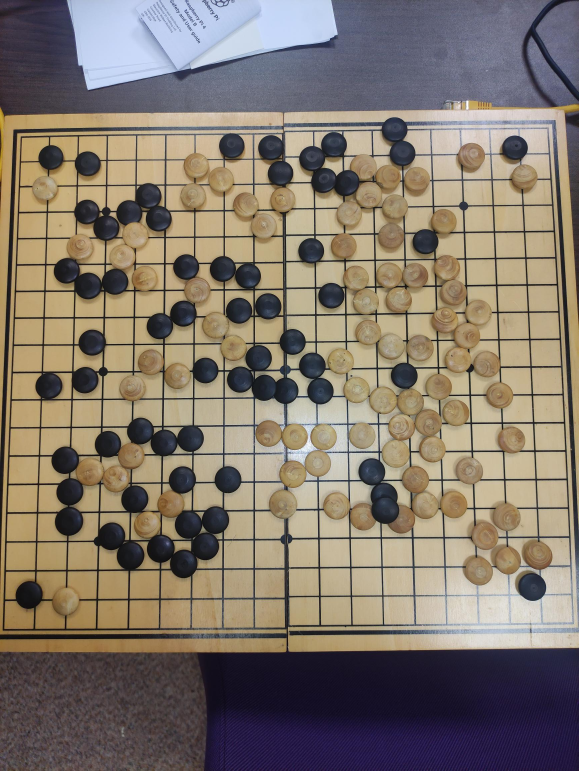
#> input picture reflet.jpg, 1736 x 2312 px (shown at 1/3 size); the run also reads 1 picture not shown here
$ python test_sgf.py
#> lines starting #> are read from the running program, lines starting #| are printed output that depends on the picture; after the words box and inside, x2 and y2 are one past the last pixel; in counts of white or black regions, pixels touching at a corner belong together
### detection_cercle.py
import cv2
import numpy as np

def detect_circles(image_path): #Image avec cercles a détecter
    img = cv2.imread(image_path)
    output = img.copy()
    gray = cv2.cvtColor(img, cv2.COLOR_BGR2GRAY)
    gray = cv2.medianBlur(gray, 5)
    _, binary = cv2.threshold(gray, 127, 255, cv2.THRESH_BINARY)
    circles = cv2.HoughCircles(gray, cv2.HOUGH_GRADIENT, 1, 40, param1=50, param2=30, minRadius=5, maxRadius=60)

    circle_count = 0
    circle_centers = []
    circle_colors = []
    if circles is None :
       return print("il n'y a pas de cercle détecté")
    if circles is not None:
        detected_circles = np.uint16(np.around(circles))

        for (x, y, r) in detected_circles[0, :]:
            r-=10
            roi = binary[y-r:y+r, x-r:x+r]
            mean_val = np.mean(roi)
            print (x,y,r,"roi :",mean_val)
            cv2.circle(output, (x, y), r, (0, 255, 0) if mean_val >= 50 else (255, 0, 0), 3)
            circle_centers.append((x, y, r))
            circle_colors.append("blanc" if mean_val >= 50 else "noir")
            circle_count += 1
            cv2.circle(output, (x, y), 3, (255, 0, 0), -1)

        print("Coordonnées des centres des cercles détectés:", circle_centers)
        print("Nombre total de cercles détectés:", circle_count)

        while True:
            circles_merged = False
            for i in range(len(circle_centers) - 1, 0, -1):
                for j in range(i - 1, -1, -1):
                    x1, y1, r1 = circle_centers[i]
                    x2, y2, r2 = circle_centers[j]
                    dist_centers = np.sqrt((np.int64(x1) - np.int64(x2))**2 + (np.int64(y1) - np.int64(y2))**2)
                    if dist_centers < 50:
                        print("distance entre les cercles : ", dist_centers, "cercles 1 :", circle_centers[i], "cercles 1 :", circle_centers[j])
                        print(f"Les centres des cercles {i+1} et {j+1} sont proches, fusion en cours...")
                        new_x = int((x1 + x2) / 2)
                        new_y = int((y1 + y2) / 2)
                        new_r = int((r1 + r2) / 2)
                        circle_centers.append((new_x, new_y, new_r))
                        roi = binary[new_y-new_r:new_y+new_r, new_x-new_r:new_x+new_r]
                        mean_val = np.mean(roi)
                        print(new_x,new_y,new_r,"roi :",mean_val)
                        circle_colors.append("blanc" if mean_val >= 50 else "noir")
                        print(f"Nouveau cercle à ({new_x}, {new_y}) avec un rayon de {new_r}")
                        del circle_centers[i]
                        del circle_centers[j]
                        del circle_colors[i]
                        del circle_colors[j]
                        circle_count -= 1
                        circles_merged = True
                        break
                if circles_merged:
                    break

            if not circles_merged:
                break

        print("Nombre de cercles après fusion:", circle_count)
        merged = circle_centers.copy()
        merged_colors = circle_colors.copy()
        print("nouveaux cercles", merged)

        # Affichage des cercles avec les couleurs appropriées
        merged_image = img.copy()
        output = cv2.resize(output, (800, 800))

        for (x, y, r), color in zip(merged, merged_colors):
            if color == "blanc":
                cv2.circle(merged_image, (x, y), r, (0, 255, 0), 3)  # vert pour les cercles blancs
            else:
                cv2.circle(merged_image, (x, y), r, (255, 0, 0), 3)  # bleu pour les cercles noirs

            cv2.circle(merged_image, (x, y), 3, (255, 255, 255), -1)
            cv2.putText(merged_image, f'({x}, {y})', (x, y), cv2.FONT_HERSHEY_SIMPLEX, 0.5, (255, 255, 255), 2, cv2.LINE_AA)

        # Affichage de l'image fusionnée
        merged_image = cv2.resize(merged_image, (800, 800))
        cv2.imshow('output_and_merged', np.hstack([output, merged_image]))
        cv2.waitKey(0)
        cv2.imshow("output",output)
        cv2.waitKey(0)
        print("circle_count:",circle_count)
        print("merged:",merged)
        print("merged color:",merged_colors)
        print("Liste des couleurs des cercles fusionnés:", merged_colors)
    return output, circle_count, merged, merged_colors  #output : image avec les cercles de couleurs entourés, circle_count : nombre de cercles détectés sur l'image, merged : liste avec les coordonnées des centres des cercles, merged_color : liste avec les couleurs des cercles dans le même ordre que la liste avec les coordonnées

img = "reflet.jpg"
detect_circles(img)
#> in detect_circles, img is the input picture: shape (2312, 1736, 3); mean B, G, R 108.3, 120.1, 130.8
#> in detect_circles, `_, binary = cv2.threshold(gray, 127, 255, cv2.THRESH_BINARY)`:
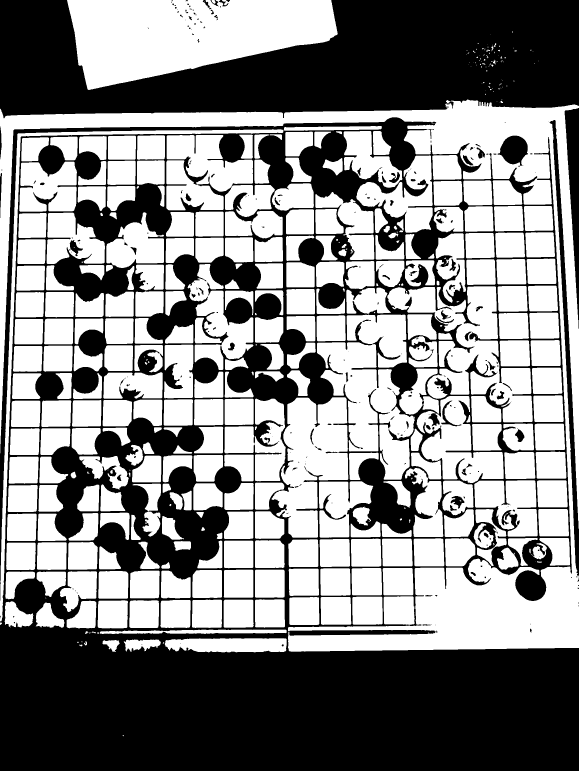
#> binary: shape (2312, 1736) (shown at 1/3 size); 54.2% white; 280 black regions (174 under 20 px), largest, box (x1, y1, x2, y2) and area: (0, 352, 1736, 2312) 1364067, (0, 0, 1736, 355) 424447, (1649, 360, 1736, 1729) 17259
#> in detect_circles, `circles = cv2.HoughCircles(gray, cv2.HOUGH_GRADIENT, 1, 40, param1=50,..`: circles = 227 rows, first 8: [804.5, 918.5, 39.1], [742.5, 2248.5, 56.1], [646.5, 975.5, 40.5], [323.5, 1332.5, 39.4], [570.5, 1314.5, 40.5], [849.5, 1511.5, 43.6], [615.5, 1111.5, 38.5], [960.5, 1173.5, 39.4]
#> in detect_circles, `detected_circles = np.uint16(np.around(circles))`: detected_circles = 227 rows, first 8: [804, 918, 39], [742, 2248, 56], [646, 976, 40], [324, 1332, 39], [570, 1314, 40], [850, 1512, 44], [616, 1112, 38], [960, 1174, 39]
#> the loop in detect_circles, `for (x, y, r) in detected_circles[0, :]:` made 227 passes
#> (x, y, r, mean_val) on passes 1 to 3: (804, 918, 29, 0.91), (742, 2248, 46, 0), (646, 976, 30, 227.7)
#> (printed output is left out)
#> after the loop in detect_circles, `for (x, y, r) in detected_circles[0, :]:`: circle_centers = 227 items, first 6: (804, 918, 29), (742, 2248, 46), (646, 976, 30), (324, 1332, 29), (570, 1314, 30), (850, 1512, 34); circle_colors = 227 items, first 6: 'noir', 'noir', 'blanc', 'noir', 'noir', 'blanc'; circle_count = 227
#> after the loop in detect_circles, `while True:`: circle_centers = 187 items, first 6: (804, 918, 29), (646, 976, 30), (324, 1332, 29), (570, 1314, 30), (850, 1512, 34), (616, 1112, 28); circle_colors = 187 items, first 6: 'noir', 'blanc', 'noir', 'noir', 'blanc', 'noir'; circle_count = 187
#> in detect_circles, `merged = circle_centers.copy()`: merged has the same summary as circle_centers
#> in detect_circles, `merged_colors = circle_colors.copy()`: merged_colors has the same summary as circle_colors
#> in detect_circles, `output = cv2.resize(output, (800, 800))`:
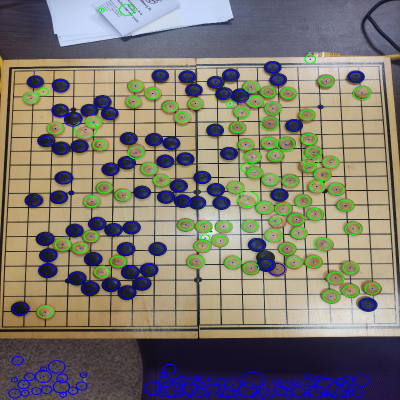
#> output: shape (800, 800, 3) (shown at 1/2 size); mean B, G, R 111.5, 121.2, 126.2
#> the loop in detect_circles, `for (x, y, r), color in zip(merged, merged_colors):` made 187 passes

### ligne_colonne.py
import cv2
import numpy as np
from detection_cercle import detect_circles
img="processed_image3.jpg"
def find_nearest_intersection(circle_center, intersections): #circle_center : centre des pierres détectées, intersections : liste des intersections détectées
    """
    Trouve l'intersection la plus proche d'un cercle donné parmi la liste des intersections.
    Retourne les coordonnées de l'intersection la plus proche.
    """
    min_distance = float('inf')
    nearest_intersection = None

    for intersection in intersections:
        distance = np.sqrt((np.int64(circle_center[0]) - np.int64(intersection[0])) ** 2 + (np.int64(circle_center[1]) - np.int64(intersection[1])) ** 2)
        if distance < min_distance:
            min_distance = distance
            nearest_intersection = intersection
    print("nearest",nearest_intersection)
    return nearest_intersection  #coordonnée de l'intersection la plus proche de la pierre cherchée

def goban(image_path):
    image = cv2.imread(image_path)

    # Définir le nombre de lignes et de colonnes
    nb_lignes = 19
    nb_colonnes = 19

    # Obtenir les dimensions de l'image
    hauteur, largeur, _ = image.shape

    # Initialiser une liste pour stocker les coordonnées des intersections
    coordonnees_intersections = []

    # Calculer les intervalles entre les lignes et les colonnes
    intervalles_lignes = (hauteur - 1) // (nb_lignes - 1)
    intervalles_colonnes = (largeur - 1) // (nb_colonnes - 1)

    # Parcourir chaque intersection et stocker ses coordonnées
    for i in range(nb_lignes):
        for j in range(nb_colonnes):
            x = j * intervalles_colonnes
            y = i * intervalles_lignes
            coordonnees_intersections.append((x, y))

    # Afficher le nombre total d'intersections
    nb_intersections = len(coordonnees_intersections)
    print("Nombre total d'intersections :", nb_intersections)

    # Afficher les coordonnées des intersections
    print("Coordonnées des intersections :")
    for intersection in coordonnees_intersections:
        print(intersection)

    # Tri et étiquetage des intersections
    intersections_triees = sort_intersections(coordonnees_intersections)
    intersections_etiquetees = label_intersections(intersections_triees)

    # Dessiner les lignes
    for i in range(nb_colonnes):
        x = i * intervalles_colonnes
        cv2.line(image, (x, 0), (x, hauteur), (0, 255, 0), 1)

    for i in range(nb_lignes):
        y = i * intervalles_lignes
        cv2.line(image, (0, y), (largeur, y), (0, 255, 0), 1)

    # Afficher l'image avec les lignes dessinées
    cv2.imshow('Image avec lignes', image)
    cv2.waitKey(0)
    cv2.destroyAllWindows()

    _, _, merged, color = detect_circles(image_path)
    resultats = []

    for circle_center, circle_color in zip(merged, color):
        nearest_intersection = find_nearest_intersection(circle_center, intersections_etiquetees.values())
        if nearest_intersection:
            for label, coord in intersections_etiquetees.items():
                if coord == nearest_intersection:
                    resultats.append((circle_center, label, circle_color))
                    break

    print("Résultats :", resultats)
    return intersections_etiquetees, resultats

def label_intersections(intersections):
    labels_dict = {}
    label_index = 0
    for i in range(19):
        for j in range(19):
            if label_index < len(intersections):
                label = chr(97 + j) + chr(97 + i)
                labels_dict[label] = intersections[label_index]
                label_index += 1
    print("labels_dict", labels_dict)
    return labels_dict

def sort_intersections(intersections):
    return sorted(intersections, key=lambda x: (round(x[1]/14)*14, round(x[0])))

goban(img)
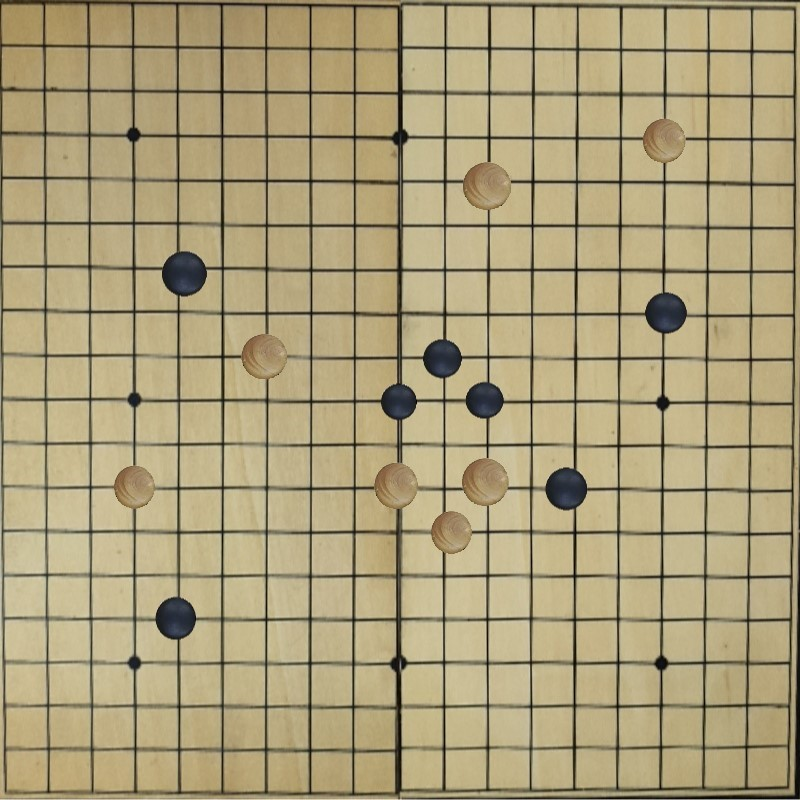
#> input picture processed_image3.jpg, 800 x 800 px
#> in goban, image is the input picture: shape (800, 800, 3); mean B, G, R 121.4, 158.8, 171.8
#> after the loop in goban, `for i in range(nb_lignes):`:
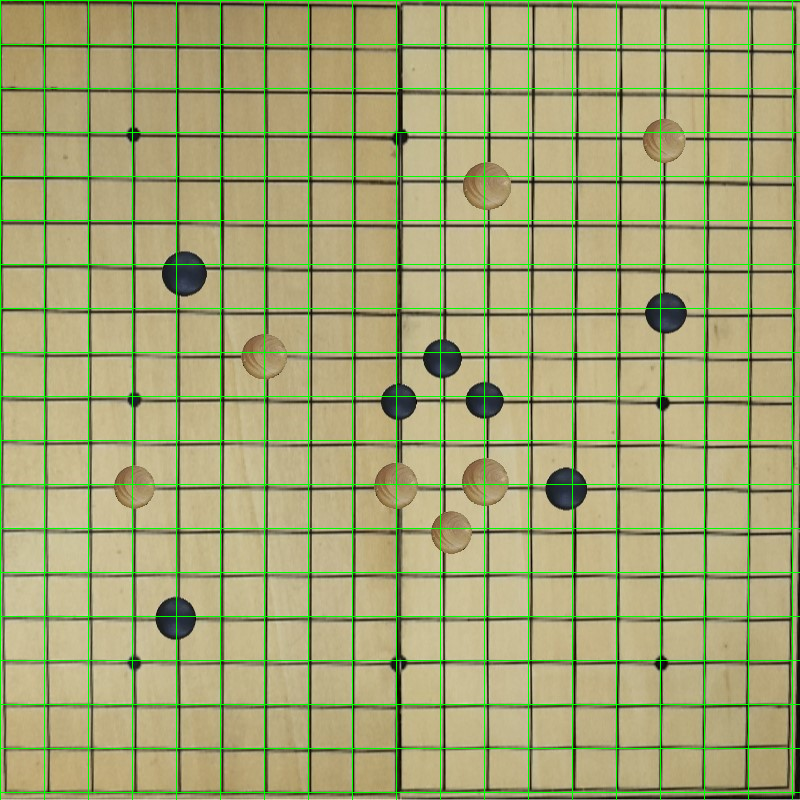
#> image: shape (800, 800, 3); mean B, G, R 115.9, 163.8, 164.4
#> call 2 of detect_circles, with image_path = 'processed_image3.jpg'
#> in detect_circles (call 2), `_, binary = cv2.threshold(gray, 127, 255, cv2.THRESH_BINARY)`:
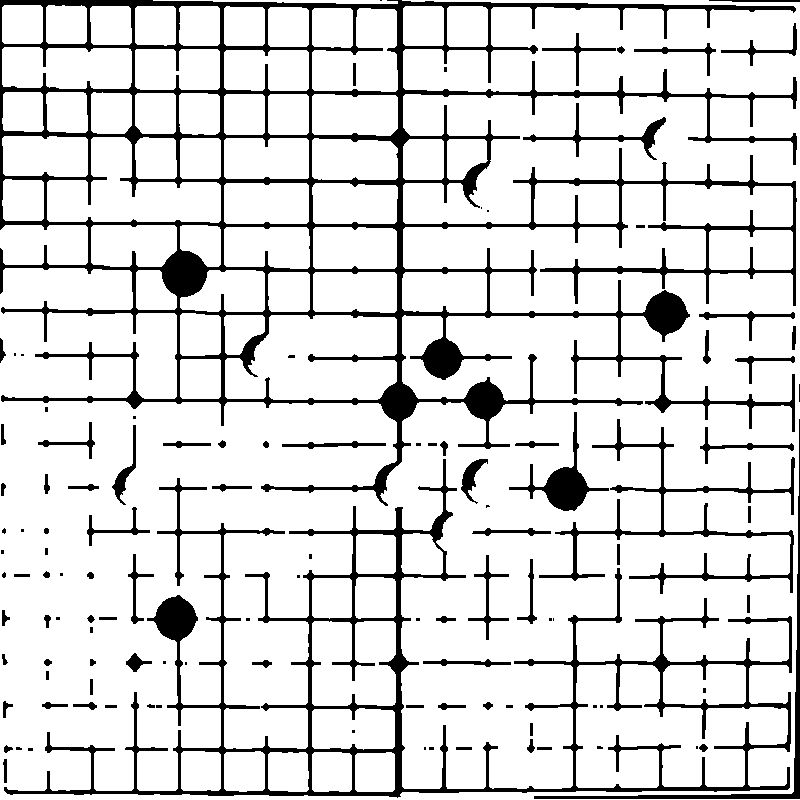
#> binary: shape (800, 800); 85.9% white; 114 black regions (37 under 20 px), largest, box (x1, y1, x2, y2) and area: (0, 0, 797, 506) 49262, (4, 459, 792, 798) 22008, (539, 419, 795, 594) 4061
#> in detect_circles (call 2), `circles = cv2.HoughCircles(gray, cv2.HOUGH_GRADIENT, 1, 40, param1=50,..`: circles = 14 rows, first 8: [175.5, 618.5, 20.5], [183.5, 273.5, 22.8], [484.5, 481.5, 23], [565.5, 488.5, 20.5], [665.5, 312.5, 21.1], [398.5, 400.5, 18.1], [264.5, 356.5, 23.1], [664.5, 140.5, 21.6]
#> in detect_circles (call 2), `detected_circles = np.uint16(np.around(circles))`: detected_circles = 14 rows, first 8: [176, 618, 20], [184, 274, 23], [484, 482, 23], [566, 488, 20], [666, 312, 21], [398, 400, 18], [264, 356, 23], [664, 140, 22]
#> the loop in detect_circles (call 2), `for (x, y, r) in detected_circles[0, :]:` made 14 passes
#> (x, y, r, mean_val) on passes 1 to 8: (176, 618, 10, 0), (184, 274, 13, 0), (484, 482, 13, 223.3), (566, 488, 10, 0), (666, 312, 11, 0), (398, 400, 8, 0), (264, 356, 13, 225.2), (664, 140, 12, 229.8)
#> after the loop in detect_circles (call 2), `for (x, y, r) in detected_circles[0, :]:`:
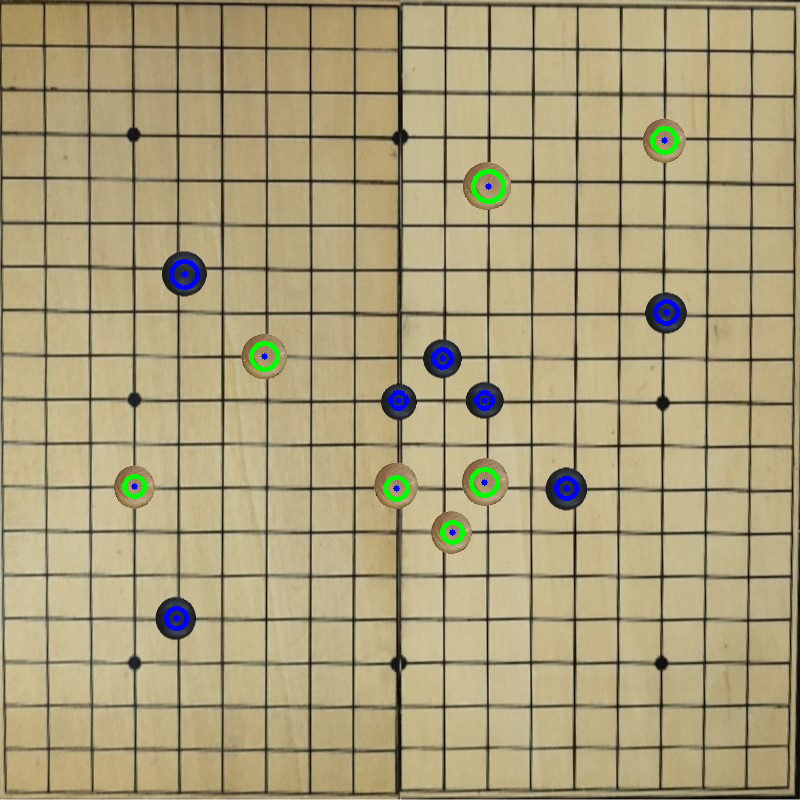
#> output: shape (800, 800, 3); 0.8% of pixels changed, all inside (x1, y1, x2, y2) = (122, 126, 680, 631)
#> after the loop in detect_circles (call 2), `for (x, y, r) in detected_circles[0, :]:`:
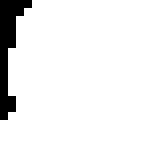
#> roi: shape (20, 20) (shown 8 times larger); 93.5% white; 1 black region, box (x1, y1, x2, y2) and area: (0, 0, 4, 15) 26
#> after the loop in detect_circles (call 2), `for (x, y, r) in detected_circles[0, :]:`: circle_centers = [(176, 618, 10), (184, 274, 13), (484, 482, 13), (566, 488, 10), (666, 312, 11), (398, 400, 8), (264, 356, 13), (664, 140, 12), (484, 400, 8), (452, 532, 10), (442, 358, 9), (488, 186, 15), (396, 488, 11), (134, 486, 10)]; circle_colors = ['noir', 'noir', 'blanc', 'noir', 'noir', 'noir', 'blanc', 'blanc', 'noir', 'blanc', 'noir', 'blanc', 'blanc', 'blanc']; circle_count = 14
#> (the rest of the program and of its run is left out)
